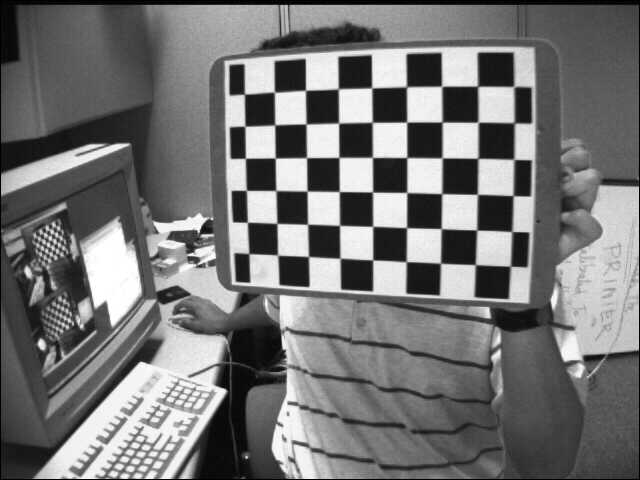
#> input picture stereo-matching/data/left01.jpg, 640 x 480 px; the run also reads 1 picture not shown here
$ jupyter execute --allow-errors camera-calibration-study.ipynb   (older library calls are emulated)
#> lines starting #> are read from the running program, lines starting #| are printed output that depends on the picture; after the words box and inside, x2 and y2 are one past the last pixel; in counts of white or black regions, pixels touching at a corner belong together; long printed decimals are rounded
# Camera Calibration and 3D Reconstruction

> see: https://docs.opencv.org/2.4/modules/calib3d/doc/camera_calibration_and_3d_reconstruction.html#fisheye
> see: https://www.mathworks.com/help/vision/ug/camera-calibration.html
> see: https://www.mathworks.com/help/vision/ug/fisheye-calibration-basics.html

## 1. Pinhole Camera Model

The functions in this section use a so-called pinhole camera model. In this model, a scene view is formed by projecting 3D points into the image plane using a perspective transformation.

$$
\lambda p =K [R \mid t] P
$$

or

$$
\lambda \left[\begin{array}{l}
u \\
v \\
1
\end{array}\right]=\left[\begin{array}{ccc}
f_x & 0 & c_x \\
0 & f_y & c_y \\
0 & 0 & 1
\end{array}\right]\left[\begin{array}{llll}
r_{11} & r_{12} & r_{13} & t_1 \\
r_{21} & r_{22} & r_{23} & t_2 \\
r_{31} & r_{32} & r_{33} & t_3
\end{array}\right]\left[\begin{array}{l}
X \\
Y \\
Z \\
1
\end{array}\right]
$$

where:

- $(X, Y, Z)$ are the coordinates of a 3D point in the world coordinate space
- $(u, v)$ are the coordinates of the projection point in pixels
- $K$ is a camera matrix, or a matrix of intrinsic parameters
- $R$ and $t$: rotation matrix and translation vector
- $(c_x, c_y)$ is a principal point that is usually at the image center
- $f_x$, $f_y$ are the focal lengths expressed in pixel units.

Thus, if an image from the camera is scaled by a factor, all of these parameters should be scaled (multiplied/divided, respectively) by the same factor. The matrix of intrinsic parameters does not depend on the scene viewed. So, once estimated, it can be re-used as long as the focal length is fixed (in case of zoom lens). The joint rotation-translation matrix $[R \mid t]$ is called a matrix of extrinsic parameters. It is used to describe the camera motion around a static scene, or vice versa, rigid motion of an object in front of a still camera. That is, $[R \mid t]$ translates coordinates of a point $(X, Y, Z)$ to a coordinate system, fixed with respect to the camera. The transformation above is equivalent to the following (when $z \ne 0$ ):

$$\begin{aligned}
&{\left[\begin{array}{l}
x \\
y \\
z
\end{array}\right]=R\left[\begin{array}{l}
X \\
Y \\
Z
\end{array}\right]+t} \\
&x^{\prime}=x / z \\
&y^{\prime}=y / z \\
&u=f_x * x^{\prime}+c_x \\
&v=f_y * y^{\prime}+c_y
\end{aligned}
$$

The following figures illustrates the pinhole camera model.

<p align="center">

</p>

Or see this figure for Pinhole Camera Model introduced in Matlab Document.

<p align="center">

</p>

and

<p align="center">

</p>

The camera matrix does not account for lens distortion because an ideal pinhole camera does not have a lens. To accurately represent a real camera, the camera model includes the radial and tangential lens distortion.

Real lenses usually have some distortion, mostly radial distortion and slight tangential distortion. So, the above model is extended as:

$$
\begin{aligned}
&\begin{aligned}
&{\left[\begin{array}{l}
x \\
y \\
z
\end{array}\right]=R\left[\begin{array}{l}
X \\
Y \\
Z
\end{array}\right]+t} \\
&x^{\prime}=x / z
\end{aligned}\\
&y^{\prime}=y / z\\
&x^{\prime \prime}=x^{\prime} \frac{1+k_1 r^2+k_2 r^4+k_3 r^6}{1+k_4 r^2+k_5 r^{r^4}+k_{\sigma^6} r^6}+2 p_1 x^{\prime} y^{\prime}+p_2\left(r^2+2 x^{\prime 2}\right)\\
&y^{\prime \prime}=y^{\prime} \frac{1+k_1 r^2+k_2 r^4+k_3 r^6}{1+k_4 r^2+k_5 r^{\prime}+k_6 r^{\prime}}+p_1\left(r^2+2 y^{\prime 2}\right)+2 p_2 x^{\prime} y^{\prime}\\
&\text { where } r^2=x^{\prime 2}+y^{\prime 2}\\
&u=f_x * x^{\prime \prime}+c_x\\
&v=f_y * y^{\prime \prime}+c_y
\end{aligned}
$$

$k_1$, $k_2$, $k_3$, $k_4$, $k_5$ and $k_6$ are `radial distortion` coefficients. $p_1$ and $p_2$ are `tangential distortion` coefficients. Higher-order coefficients are not considered in OpenCV.

### Radial Distortion
The next figure shows two common types of **radial distortion**:
- barrel distortion (typically $k_1$ > 0 and
- pincushion distortion (typically $k_1$ < 0).

<p align="center">

</p>

### Tangential Distortion

Tangential distortion occurs when the lens and the image plane are not parallel. The tangential distortion coefficients model this type of distortion.

<p align="center">

</p>

In the functions below the coefficients are passed or returned as

$(k_1, k_2, p_1, p_2[, k_3[, k_4, k_5, k_6]])$

vector. That is, if the vector contains **four** elements, it means that $k_3=0$. The distortion coefficients do not depend on the scene viewed. Thus, they also belong to the intrinsic camera parameters. And they remain the same regardless of the captured image resolution. If, for example, a camera has been calibrated on images of $320 \times 240$ resolution, absolutely the same distortion coefficients can be used for $640 \times 480$ images from the same camera while $f_x$, $f_y$, $c_x$, and $c_y$ need to be scaled appropriately.

The functions below use the above model to do the following:

- Project 3D points to the image plane given intrinsic and extrinsic parameters.
- Compute extrinsic parameters given intrinsic parameters, a few 3D points, and their projections.
- Estimate intrinsic and extrinsic camera parameters from several views of a known calibration pattern (every view is described by several 3D-2D point correspondences).
- Estimate the relative position and orientation of the stereo camera `heads` and compute the rectification transformation that makes the camera optical axes parallel.

## 2. Function cv2.calibrateCamera()

- It finds the camera intrinsic and extrinsic parameters from several views of a calibration pattern.

- The algorithm is based on [Zhang2000] and [BouguetMCT]. The coordinates of 3D object points and their corresponding 2D projections in each view must be specified. That may be achieved by using an object with a known geometry and easily detectable feature points. Such an object is called a `calibration rig` or `calibration pattern`, and OpenCV has built-in support for a chessboard as a calibration rig (see [findChessboardCorners()](https://docs.opencv.org/2.4/modules/calib3d/doc/camera_calibration_and_3d_reconstruction.html#bool%20findChessboardCorners(InputArray%20image,%20Size%20patternSize,%20OutputArray%20corners,%20int%20flags)) ). Currently, initialization of intrinsic parameters (when `CV_CALIB_USE_INTRINSIC_GUESS` is not set) is only implemented for planar calibration patterns (where Z-coordinates of the object points must be all zeros). 3D calibration rigs can also be used as long as initial cameraMatrix is provided.

- The algorithm performs the following steps:

  - Compute the initial intrinsic parameters (the option only available for planar calibration patterns) or read them from the input parameters. The distortion coefficients are all set to zeros initially unless some of CV_CALIB_FIX_K? are specified.
  - Estimate the initial camera pose as if the intrinsic parameters have been already known. This is done using [solvePnP()](https://docs.opencv.org/2.4/modules/calib3d/doc/camera_calibration_and_3d_reconstruction.html#bool%20solvePnP(InputArray%20objectPoints,%20InputArray%20imagePoints,%20InputArray%20cameraMatrix,%20InputArray%20distCoeffs,%20OutputArray%20rvec,%20OutputArray%20tvec,%20bool%20useExtrinsicGuess,%20int%20flags)), which finds an object pose from 3D-2D point correspondences (note: PnP means Perspective-n-Point for camera pose estimation).
  - Run the global `Levenberg-Marquardt` optimization algorithm to minimize the `reprojection error`, that is, the total sum of squared distances between the observed feature points imagePoints and the projected (using the current estimates for camera parameters and the poses) object points objectPoints. See [projectPoints()](https://docs.opencv.org/2.4/modules/calib3d/doc/camera_calibration_and_3d_reconstruction.html#void%20projectPoints(InputArray%20objectPoints,%20InputArray%20rvec,%20InputArray%20tvec,%20InputArray%20cameraMatrix,%20InputArray%20distCoeffs,%20OutputArray%20imagePoints,%20OutputArray%20jacobian,%20double%20aspectRatio)) for details.

- The function returns the final re-projection error.

## 3. An Example of Camera Calibration for Distorted Images with Chessboard Samples

> see code at https://github.com/opencv/opencv/blob/master/samples/python/calibrate.py

Here we run a [python code](https://github.com/opencv/opencv/blob/master/samples/python/calibrate.py) for camera calibration for distorted images with chess board samples. Given distorted images, it calculates the calibration and write undistorted images.

[cell 1]
'''
camera calibration for distorted images with chess board samples
reads distorted images, calculates the calibration and write undistorted images
'''
import matplotlib.pyplot as plt
import numpy as np
import cv2

# local modules

# built-in modules
import os
import sys

def splitfn(fn):
    path, fn = os.path.split(fn)
    name, ext = os.path.splitext(fn)
    return path, name, ext

def run_calibrate(img_names, debug_dir = 'results/debug'):

#> called with debug_dir = 'results/debug'
    if debug_dir and not os.path.isdir(debug_dir):
        os.mkdir(debug_dir)

    square_size = 1.0
    threads_num = 4


    pattern_size = (9, 6)
    pattern_points = np.zeros((np.prod(pattern_size), 3), np.float32)
    pattern_points[:, :2] = np.indices(pattern_size).T.reshape(-1, 2)
    pattern_points *= square_size

    obj_points = []
    img_points = []
    # TODO: use imquery call to retrieve results
    h, w = cv2.imread(img_names[0], cv2.IMREAD_GRAYSCALE).shape[:2]
#> h = 480; w = 640

    def processImage(fn):
#> called with fn = './data/left01.jpg'
        print('processing %s... ' % fn)
        img = cv2.imread(fn, 0)
#> img is the input picture: shape (480, 640); min 0, max 255, mean 116.6
        if img is None:
            print("Failed to load", fn)
            return None

        assert w == img.shape[1] and h == img.shape[0], ("size: %d x %d ... " % (img.shape[1], img.shape[0]))
        found, corners = cv2.findChessboardCorners(img, pattern_size)
#> found = True; corners = 54 rows, first 8: [244.5, 94.33], [274.6, 92.24], [305.5, 90.4], [338.4, 88.84], [371.6, 87.98], [406.8, 86.92], [441.6, 86.37], [477.6, 86.38]
        if found:
            term = (cv2.TERM_CRITERIA_EPS + cv2.TERM_CRITERIA_COUNT, 30, 0.1)
            cv2.cornerSubPix(img, corners, (5, 5), (-1, -1), term)

        if debug_dir:
            vis = cv2.cvtColor(img, cv2.COLOR_GRAY2BGR)
            cv2.drawChessboardCorners(vis, pattern_size, corners, found)
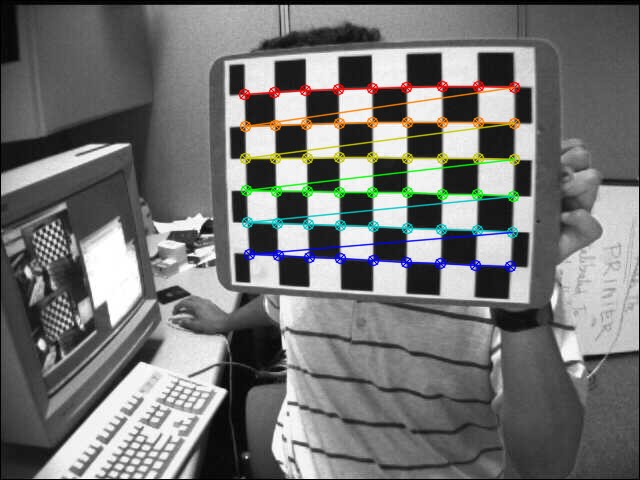
#> vis: shape (480, 640, 3); 4.21% of pixels changed, all inside (x1, y1, x2, y2) = (238, 80, 521, 273)
            _path, name, _ext = splitfn(fn)
            outfile = os.path.join(debug_dir, name + '_chess.png')
            cv2.imwrite(outfile, vis)

        if not found:
            print('chessboard not found')
            return None

        print('           %s... OK' % fn)
        return (corners.reshape(-1, 2), pattern_points)

    if threads_num <= 1:
        chessboards = [processImage(fn) for fn in img_names]
    else:
        print("Run with %d threads..." % threads_num)
        from multiprocessing.dummy import Pool as ThreadPool
        pool = ThreadPool(threads_num)
        chessboards = pool.map(processImage, img_names)
#> call 2 of processImage, with fn = './data/left02.jpg'
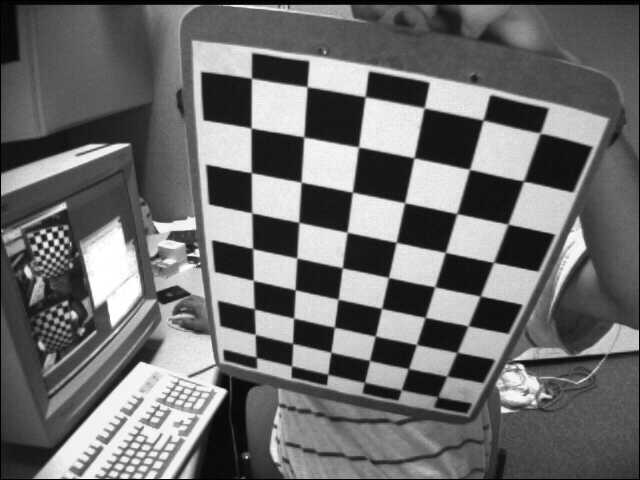
#> input picture stereo-matching/data/left02.jpg, 640 x 480 px
#> in processImage, img is the input picture: shape (480, 640); min 0, max 255, mean 109
#> in processImage (call 2), `found, corners = cv2.findChessboardCorners(img, pattern_size)`: corners = 54 rows, first 8: [256.6, 357.4], [255.3, 334.5], [254.8, 309], [253.3, 280.1], [252.5, 248], [251.8, 212.8], [251.2, 172.5], [251.4, 128.3]
#> in processImage (call 2), `cv2.drawChessboardCorners(vis, pattern_size, corners, found)`:
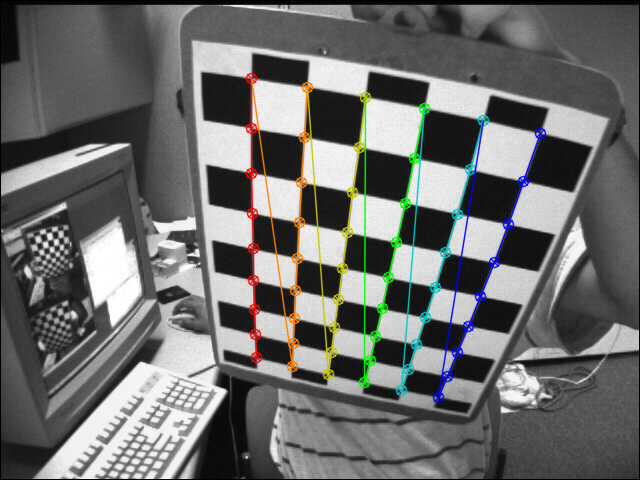
#> vis: shape (480, 640, 3); 4.39% of pixels changed, all inside (x1, y1, x2, y2) = (245, 72, 547, 404)
#> call 3 of processImage, with fn = './data/left03.jpg'
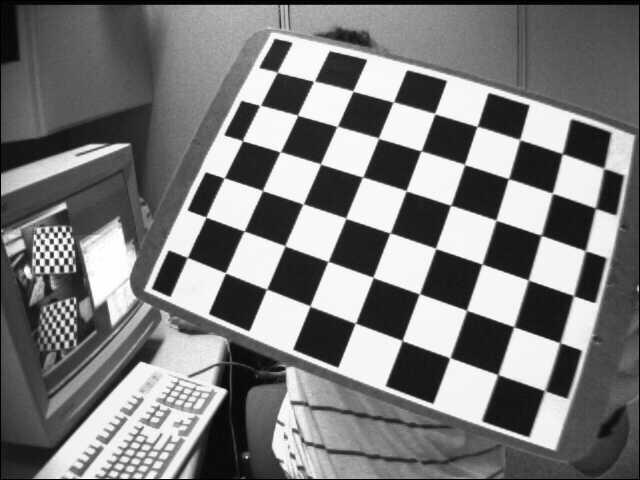
#> input picture stereo-matching/data/left03.jpg, 640 x 480 px
#> in processImage, img is the input picture: shape (480, 640); min 0, max 255, mean 122.9
#> in processImage (call 3), `found, corners = cv2.findChessboardCorners(img, pattern_size)`: corners = 54 rows, first 8: [277.4, 72.53], [313.4, 81.56], [352.9, 91.05], [393.5, 101.9], [434.6, 113.5], [476.9, 126.7], [519.5, 139.5], [562.1, 154]
#> in processImage (call 3), `cv2.drawChessboardCorners(vis, pattern_size, corners, found)`:
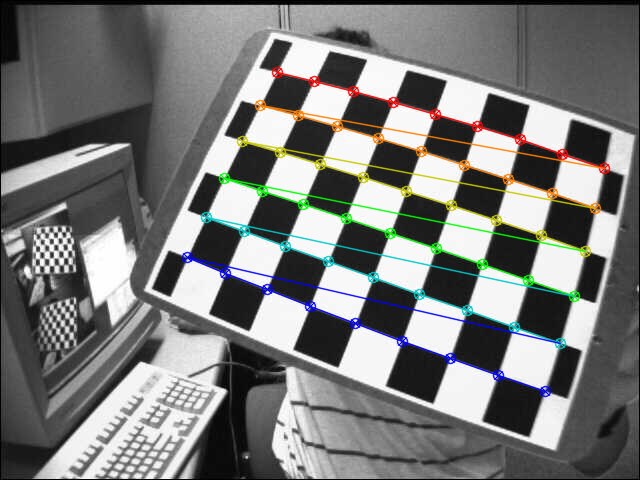
#> vis: shape (480, 640, 3); 5.14% of pixels changed, all inside (x1, y1, x2, y2) = (181, 66, 611, 398)
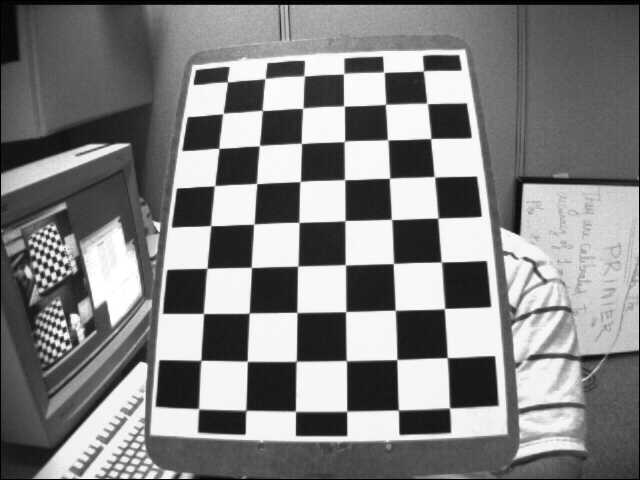
#> input picture stereo-matching/data/left12.jpg, 640 x 480 px
#> in processImage, img is the input picture: shape (480, 640); min 0, max 255, mean 129.5
#> in processImage (call 11), `found, corners = cv2.findChessboardCorners(img, pattern_size)`: corners = 54 rows, first 8: [423.1, 71.24], [426.8, 103.1], [430.8, 138.6], [434.5, 176.9], [437.8, 218.3], [441.1, 262], [444.4, 308.6], [447, 357.5]
#> in processImage (call 11), `cv2.drawChessboardCorners(vis, pattern_size, corners, found)`:
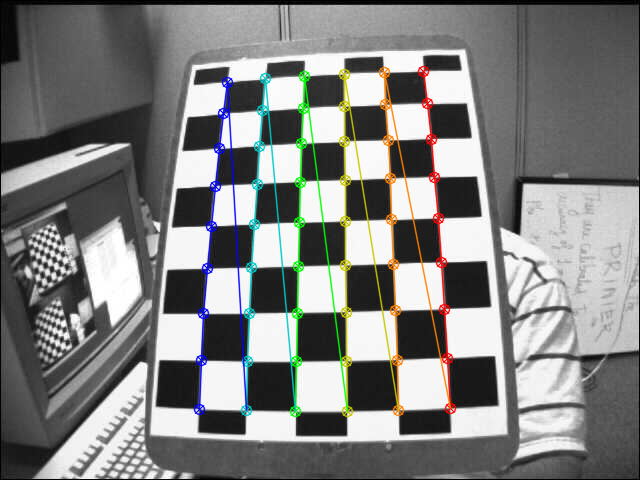
#> vis: shape (480, 640, 3); 4.96% of pixels changed, all inside (x1, y1, x2, y2) = (193, 65, 457, 418)

    chessboards = [x for x in chessboards if x is not None]
    for (corners, pattern_points) in chessboards:
        img_points.append(corners)
        obj_points.append(pattern_points)

    # calculate camera distortion
    rms, camera_matrix, dist_coefs, _rvecs, _tvecs = cv2.calibrateCamera(
        obj_points,
        img_points, (w, h), None, None)
#> rms = 0.188; camera_matrix = [[534.3, 0, 340.2], [0, 534.6, 235.6], [0, 0, 1]]; dist_coefs = [[-0.299, 0.141, 0.00157, -0.000141, -0.0752]]

    print("\nRMS:", rms)
#| RMS: 0.1884
    print("camera matrix:\n", camera_matrix)
#| camera matrix:
#|  [[534.305   0.         340.218]
#|  [  0.         534.618 235.570]
#|  [  0.           0.           1.        ]]
    print("distortion coefficients: ", dist_coefs.ravel())
#| distortion coefficients:  [-2.98955717e-01  1.41064801e-01  1.56504292e-03 -1.40503798e-04
#|  -7.52213263e-02]

    # undistort the image with the calibration
    print('')
    for fn in img_names if debug_dir else []:
        _path, name, _ext = splitfn(fn)
        img_found = os.path.join(debug_dir, name + '_chess.png')
        outfile = os.path.join(debug_dir, name + '_undistorted.png')

        img = cv2.imread(img_found)
        if img is None:
            continue

        h, w = img.shape[:2]
        newcameramtx, roi = cv2.getOptimalNewCameraMatrix(
            camera_matrix, dist_coefs, (w, h), 1, (w, h))
#> newcameramtx = [[421.1, 0, 352.3], [0, 407.2, 236.2], [0, 0, 1]]; roi = (44, 45, 570, 389)

        dst = cv2.undistort(img, camera_matrix, dist_coefs, None, newcameramtx)
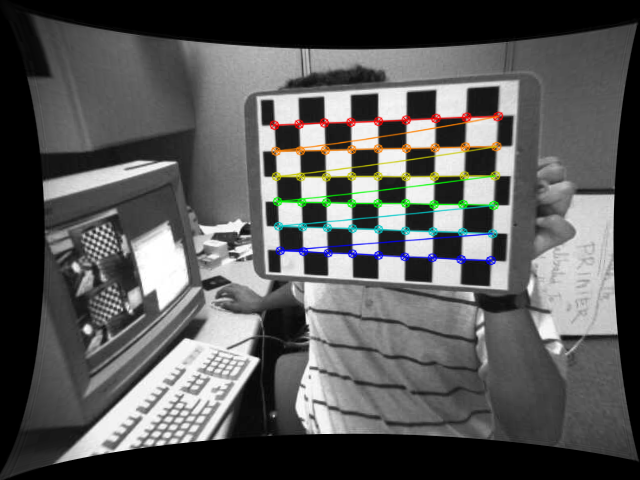
#> dst: shape (480, 640, 3); mean B, G, R 88.4, 89.2, 88.9

        # crop and save the image
        x, y, w, h = roi
#> x = 44; y = 45; w = 570; h = 389
        dst_roi= dst[y:y+h, x:x+w]
#> (the rest of the program and of its run is left out)
